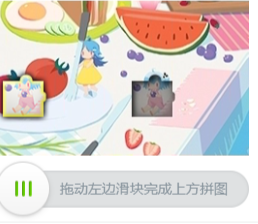
#> input picture Python-Library/OpenCV/Pics/slidbar_authcode_pic5.PNG, 258 x 224 px
$ python covert_gray.py
#> lines starting #> are read from the running program, lines starting #| are printed output that depends on the picture
import cv2
import numpy as np

if __name__ == "__main__":
    img_path = "Pics/slidbar_authcode_pic5.PNG"
    img = cv2.imread(img_path)
#> img is the input picture: shape (224, 258, 3); mean B, G, R 203.5, 210.7, 220.4
    #获取图片的宽和高
    width, height = img.shape[:2][::-1]
#> width = 258; height = 224
    #将图片缩小便于显示观看
    # img_resize = cv2.resize(img, (int(width*0.5), int(height*0.5)), interpolation=cv2.INTER_CUBIC)
    # cv2.imshow("img",img_resize)
    # print("img_reisze shape:{}".format(np.shape(img_resize)))

    #将图片转为灰度图
    img_gray = cv2.cvtColor(img,cv2.COLOR_RGB2GRAY)
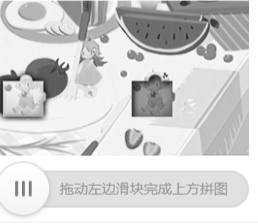
#> img_gray: shape (224, 258); min 29, max 255, mean 209.7
    # ret, thresh = cv2.threshold(img_gray, 12, 255, cv2.THRESH_BINARY)
    # cv2.imshow("img_gray",img_gray)
    # cv2.imshow("img_gray", thresh)
    print("img_gray shape:{}".format(np.shape(img_gray)))
#| img_gray shape:(224, 258)
    cv2.waitKey()
    cv2.imwrite('5.jpg', img_gray)
    # cv2.imwrite('3.jpg', thresh)
